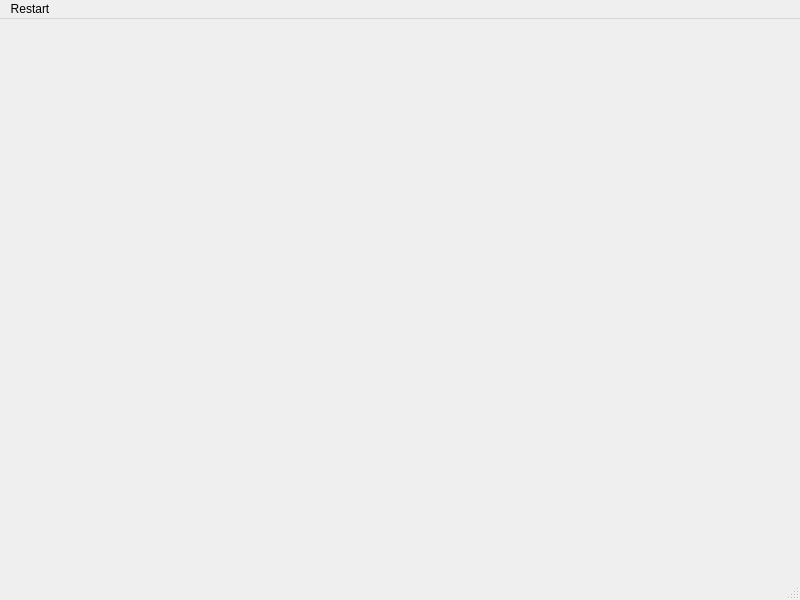
<?xml version="1.0" encoding="UTF-8"?>
<ui version="4.0">
 <class>MainWindow</class>
 <widget class="QMainWindow" name="MainWindow">
  <property name="geometry">
   <rect>
    <x>0</x>
    <y>0</y>
    <width>800</width>
    <height>600</height>
   </rect>
  </property>
  <property name="cursor">
   <cursorShape>ClosedHandCursor</cursorShape>
  </property>
  <property name="windowTitle">
   <string>MainWindow</string>
  </property>
  <widget class="QWidget" name="centralwidget"/>
  <widget class="QMenuBar" name="menubar">
   <property name="geometry">
    <rect>
     <x>0</x>
     <y>0</y>
     <width>800</width>
     <height>25</height>
    </rect>
   </property>
   <widget class="QMenu" name="menuFile">
    <property name="title">
     <string>Restart</string>
    </property>
    <addaction name="separator"/>
    <addaction name="separator"/>
    <addaction name="actionStart"/>
   </widget>
   <addaction name="menuFile"/>
  </widget>
  <widget class="QStatusBar" name="statusbar"/>
  <action name="actionStart">
   <property name="enabled">
    <bool>true</bool>
   </property>
   <property name="text">
    <string>Start</string>
   </property>
   <property name="menuRole">
    <enum>QAction::ApplicationSpecificRole</enum>
   </property>
  </action>
 </widget>
 <resources/>
 <connections/>
</ui>
